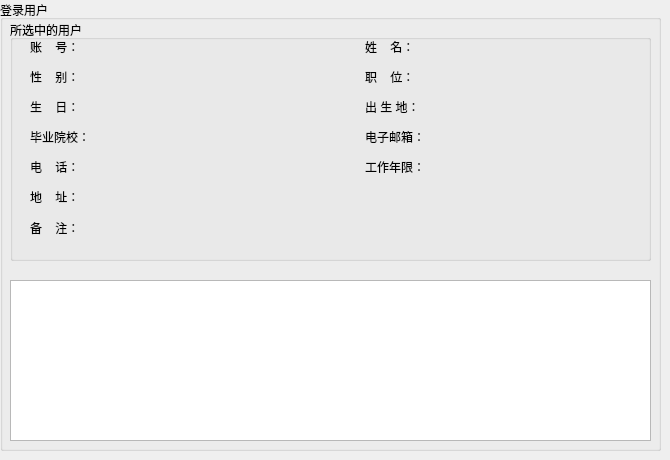
    <widget class="QWidget" name="page_12">
     <widget class="QGroupBox" name="groupBox_15">
      <property name="geometry">
       <rect>
        <x>0</x>
        <y>0</y>
        <width>661</width>
        <height>451</height>
       </rect>
      </property>
      <property name="title">
       <string>登录用户</string>
      </property>
      <widget class="QTableWidget" name="tableLogin">
       <property name="geometry">
        <rect>
         <x>10</x>
         <y>280</y>
         <width>641</width>
         <height>161</height>
        </rect>
       </property>
      </widget>
      <widget class="QGroupBox" name="groupBox_27">
       <property name="geometry">
        <rect>
         <x>10</x>
         <y>20</y>
         <width>641</width>
         <height>241</height>
        </rect>
       </property>
       <property name="title">
        <string>所选中的用户</string>
       </property>
       <widget class="QLabel" name="label_132">
        <property name="geometry">
         <rect>
          <x>20</x>
          <y>49</y>
          <width>71</width>
          <height>16</height>
         </rect>
        </property>
        <property name="styleSheet">
         <string notr="true">font: 75 11pt &quot;黑体&quot;;</string>
        </property>
        <property name="text">
         <string>性    别：</string>
        </property>
       </widget>
       <widget class="QLabel" name="label_133">
        <property name="geometry">
         <rect>
          <x>20</x>
          <y>19</y>
          <width>71</width>
          <height>16</height>
         </rect>
        </property>
        <property name="styleSheet">
         <string notr="true">font: 75 11pt &quot;黑体&quot;;</string>
        </property>
        <property name="text">
         <string>账    号：</string>
        </property>
       </widget>
       <widget class="QLabel" name="infoBirthday_2">
        <property name="geometry">
         <rect>
          <x>105</x>
          <y>79</y>
          <width>161</width>
          <height>16</height>
         </rect>
        </property>
        <property name="styleSheet">
         <string notr="true">font: 75 11pt &quot;黑体&quot;;
text-decoration: underline;</string>
        </property>
        <property name="text">
         <string/>
        </property>
       </widget>
       <widget class="QLabel" name="infoGraduation_2">
        <property name="geometry">
         <rect>
          <x>105</x>
          <y>109</y>
          <width>241</width>
          <height>16</height>
         </rect>
        </property>
        <property name="styleSheet">
         <string notr="true">font: 75 11pt &quot;黑体&quot;;
text-decoration: underline;</string>
        </property>
        <property name="text">
         <string/>
        </property>
       </widget>
       <widget class="QLabel" name="label_134">
        <property name="geometry">
         <rect>
          <x>20</x>
          <y>139</y>
          <width>71</width>
          <height>16</height>
         </rect>
        </property>
        <property name="styleSheet">
         <string notr="true">font: 75 11pt &quot;黑体&quot;;</string>
        </property>
        <property name="text">
         <string>电    话：</string>
        </property>
       </widget>
       <widget class="QLabel" name="infoPhone_2">
        <property name="geometry">
         <rect>
          <x>105</x>
          <y>139</y>
          <width>171</width>
          <height>16</height>
         </rect>
        </property>
        <property name="styleSheet">
         <string notr="true">font: 75 11pt &quot;黑体&quot;;
text-decoration: underline;</string>
        </property>
        <property name="text">
         <string/>
        </property>
       </widget>
       <widget class="QLabel" name="label_135">
        <property name="geometry">
         <rect>
          <x>20</x>
          <y>169</y>
          <width>71</width>
          <height>16</height>
         </rect>
        </property>
        <property name="styleSheet">
         <string notr="true">font: 75 11pt &quot;黑体&quot;;</string>
        </property>
        <property name="text">
         <string>地    址：</string>
        </property>
       </widget>
       <widget class="QLabel" name="label_136">
        <property name="geometry">
         <rect>
          <x>355</x>
          <y>49</y>
          <width>71</width>
          <height>16</height>
         </rect>
        </property>
        <property name="styleSheet">
         <string notr="true">font: 75 11pt &quot;黑体&quot;;</string>
        </property>
        <property name="text">
         <string>职    位：</string>
        </property>
       </widget>
       <widget class="QLabel" name="infoSex_2">
        <property name="geometry">
         <rect>
          <x>105</x>
          <y>49</y>
          <width>161</width>
          <height>16</height>
         </rect>
        </property>
        <property name="styleSheet">
         <string notr="true">font: 75 11pt &quot;黑体&quot;;
text-decoration: underline;</string>
        </property>
        <property name="text">
         <string/>
        </property>
       </widget>
       <widget class="QLabel" name="infoAccount_2">
        <property name="geometry">
         <rect>
          <x>105</x>
          <y>19</y>
          <width>161</width>
          <height>16</height>
         </rect>
        </property>
        <property name="styleSheet">
         <string notr="true">font: 75 11pt &quot;黑体&quot;;
text-decoration: underline;</string>
        </property>
        <property name="text">
         <string/>
        </property>
       </widget>
       <widget class="QLabel" name="label_137">
        <property name="geometry">
         <rect>
          <x>355</x>
          <y>109</y>
          <width>71</width>
          <height>16</height>
         </rect>
        </property>
        <property name="styleSheet">
         <string notr="true">font: 75 11pt &quot;黑体&quot;;</string>
        </property>
        <property name="text">
         <string>电子邮箱：</string>
        </property>
       </widget>
       <widget class="QLabel" name="infoAddress_2">
        <property name="geometry">
         <rect>
          <x>105</x>
          <y>169</y>
          <width>511</width>
          <height>16</height>
         </rect>
        </property>
        <property name="styleSheet">
         <string notr="true">font: 75 11pt &quot;黑体&quot;;
text-decoration: underline;</string>
        </property>
        <property name="text">
         <string/>
        </property>
       </widget>
       <widget class="QLabel" name="label_138">
        <property name="geometry">
         <rect>
          <x>20</x>
          <y>79</y>
          <width>71</width>
          <height>16</height>
         </rect>
        </property>
        <property name="styleSheet">
         <string notr="true">font: 75 11pt &quot;黑体&quot;;</string>
        </property>
        <property name="text">
         <string>生    日：</string>
        </property>
       </widget>
       <widget class="QLabel" name="infoEmail_2">
        <property name="geometry">
         <rect>
          <x>440</x>
          <y>109</y>
          <width>191</width>
          <height>16</height>
         </rect>
        </property>
        <property name="styleSheet">
         <string notr="true">font: 75 11pt &quot;黑体&quot;;
text-decoration: underline;</string>
        </property>
        <property name="text">
         <string/>
        </property>
       </widget>
       <widget class="QLabel" name="label_139">
        <property name="geometry">
         <rect>
          <x>355</x>
          <y>19</y>
          <width>71</width>
          <height>16</height>
         </rect>
        </property>
        <property name="styleSheet">
         <string notr="true">font: 75 11pt &quot;黑体&quot;;</string>
        </property>
        <property name="text">
         <string>姓    名：</string>
        </property>
       </widget>
       <widget class="QLabel" name="label_140">
        <property name="geometry">
         <rect>
          <x>355</x>
          <y>79</y>
          <width>71</width>
          <height>16</height>
         </rect>
        </property>
        <property name="styleSheet">
         <string notr="true">font: 75 11pt &quot;黑体&quot;;</string>
        </property>
        <property name="text">
         <string>出 生 地：</string>
        </property>
       </widget>
       <widget class="QLabel" name="label_141">
        <property name="geometry">
         <rect>
          <x>355</x>
          <y>139</y>
          <width>71</width>
          <height>16</height>
         </rect>
        </property>
        <property name="styleSheet">
         <string notr="true">font: 75 11pt &quot;黑体&quot;;</string>
        </property>
        <property name="text">
         <string>工作年限：</string>
        </property>
       </widget>
       <widget class="QLabel" name="infoPost_2">
        <property name="geometry">
         <rect>
          <x>440</x>
          <y>49</y>
          <width>161</width>
          <height>16</height>
         </rect>
        </property>
        <property name="styleSheet">
         <string notr="true">font: 75 11pt &quot;黑体&quot;;
text-decoration: underline;</string>
        </property>
        <property name="text">
         <string/>
        </property>
       </widget>
       <widget class="QLabel" name="label_142">
        <property name="geometry">
         <rect>
          <x>20</x>
          <y>200</y>
          <width>71</width>
          <height>16</height>
         </rect>
        </property>
        <property name="styleSheet">
         <string notr="true">font: 75 11pt &quot;黑体&quot;;</string>
        </property>
        <property name="text">
         <string>备    注：</string>
        </property>
       </widget>
       <widget class="QLabel" name="infoBirthPlace_2">
        <property name="geometry">
         <rect>
          <x>440</x>
          <y>79</y>
          <width>161</width>
          <height>16</height>
         </rect>
        </property>
        <property name="styleSheet">
         <string notr="true">font: 75 11pt &quot;黑体&quot;;
text-decoration: underline;</string>
        </property>
        <property name="text">
         <string/>
        </property>
       </widget>
       <widget class="QLabel" name="infoName_2">
        <property name="geometry">
         <rect>
          <x>440</x>
          <y>19</y>
          <width>161</width>
          <height>16</height>
         </rect>
        </property>
        <property name="styleSheet">
         <string notr="true">font: 75 11pt &quot;黑体&quot;;
text-decoration: underline;</string>
        </property>
        <property name="text">
         <string/>
        </property>
       </widget>
       <widget class="QLabel" name="infoWorkyears_2">
        <property name="geometry">
         <rect>
          <x>440</x>
          <y>139</y>
          <width>51</width>
          <height>16</height>
         </rect>
        </property>
        <property name="styleSheet">
         <string notr="true">font: 75 11pt &quot;黑体&quot;;
</string>
        </property>
        <property name="text">
         <string/>
        </property>
       </widget>
       <widget class="QLabel" name="infoRemark_2">
        <property name="geometry">
         <rect>
          <x>105</x>
          <y>200</y>
          <width>481</width>
          <height>21</height>
         </rect>
        </property>
        <property name="styleSheet">
         <string notr="true">font: 75 11pt &quot;黑体&quot;;
text-decoration: underline;</string>
        </property>
        <property name="text">
         <string/>
        </property>
       </widget>
       <widget class="QLabel" name="label_143">
        <property name="geometry">
         <rect>
          <x>20</x>
          <y>109</y>
          <width>71</width>
          <height>16</height>
         </rect>
        </property>
        <property name="styleSheet">
         <string notr="true">font: 75 11pt &quot;黑体&quot;;</string>
        </property>
        <property name="text">
         <string>毕业院校：</string>
        </property>
       </widget>
      </widget>
     </widget>
    </widget>
